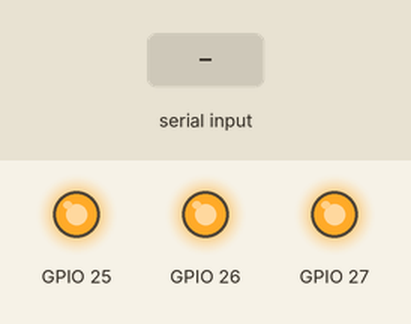
Simulated run of this sketch. Board: ESP32. Parts: output pins drawn as LEDs (lit = HIGH). The test bench sets the inputs (shaded band). What the sketch prints to the serial monitor is not drawn.

Above: at 1.2 s.
1.3 s: "r" received over Serial
At 2.5 s:
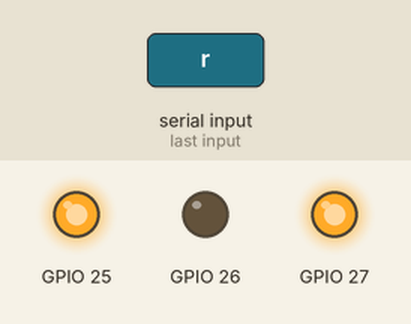
2.8 s: "g" received over Serial
At 3.7 s:
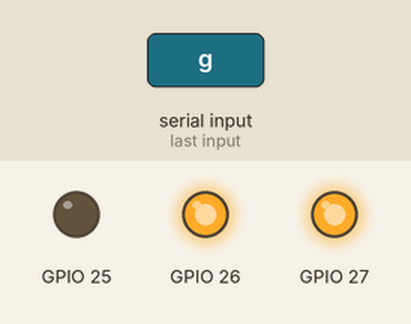
4.3 s: "b" received over Serial
At 4.8 s:
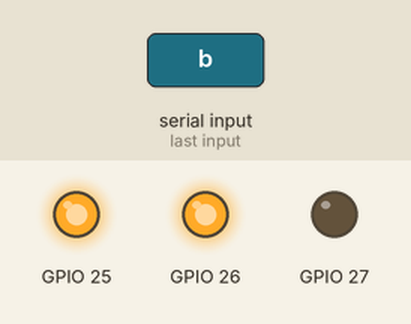
5.8 s: "c" received over Serial
At 7.1 s:
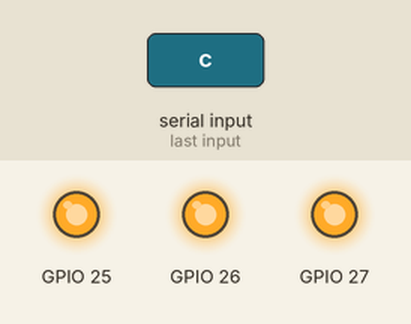
Timing chart, 0 to 8.3 s (numbered marks = the images above; inputs shaded):
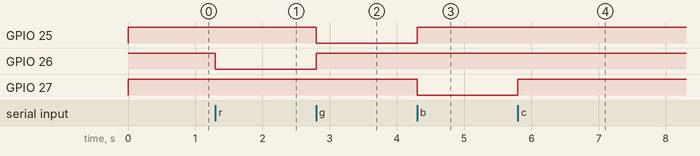

Measured:
- after the input at 1.3 s, GPIO 26: HIGH → LOW at once
- after the input at 2.8 s, GPIO 25: HIGH → LOW at once; GPIO 26: LOW → HIGH at once
- after the input at 4.3 s, GPIO 25: LOW → HIGH at once; GPIO 27: HIGH → LOW at once
- after the input at 5.8 s, GPIO 27: LOW → HIGH at once

The sketch:

button.ino
```cpp
void setup()
{
  pinMode(26, OUTPUT);
  pinMode(25, OUTPUT);
  pinMode(27, OUTPUT);
  Serial.begin(115200);

  rgb(1,1,1);
}

char keyIn;

void loop()
{
  if(Serial.available())
  {
    keyIn = Serial.read();
  }

  if(keyIn == 'r') {
    rgb(0,1,1);
    Serial.println("빨간색");
  }
  else if(keyIn == 'g') {
    rgb(1,0,1);
    Serial.println("초록색");
  }
  else if(keyIn == 'b') {
    rgb(1,1,0);
    Serial.println("파란색");
  }
  else if(keyIn == 'c') {
    rgb(1,1,1);
  }
}

void rgb(int r, int g, int b)
{
  digitalWrite(26, r);
  digitalWrite(25, g);
  digitalWrite(27, b);
}
```
